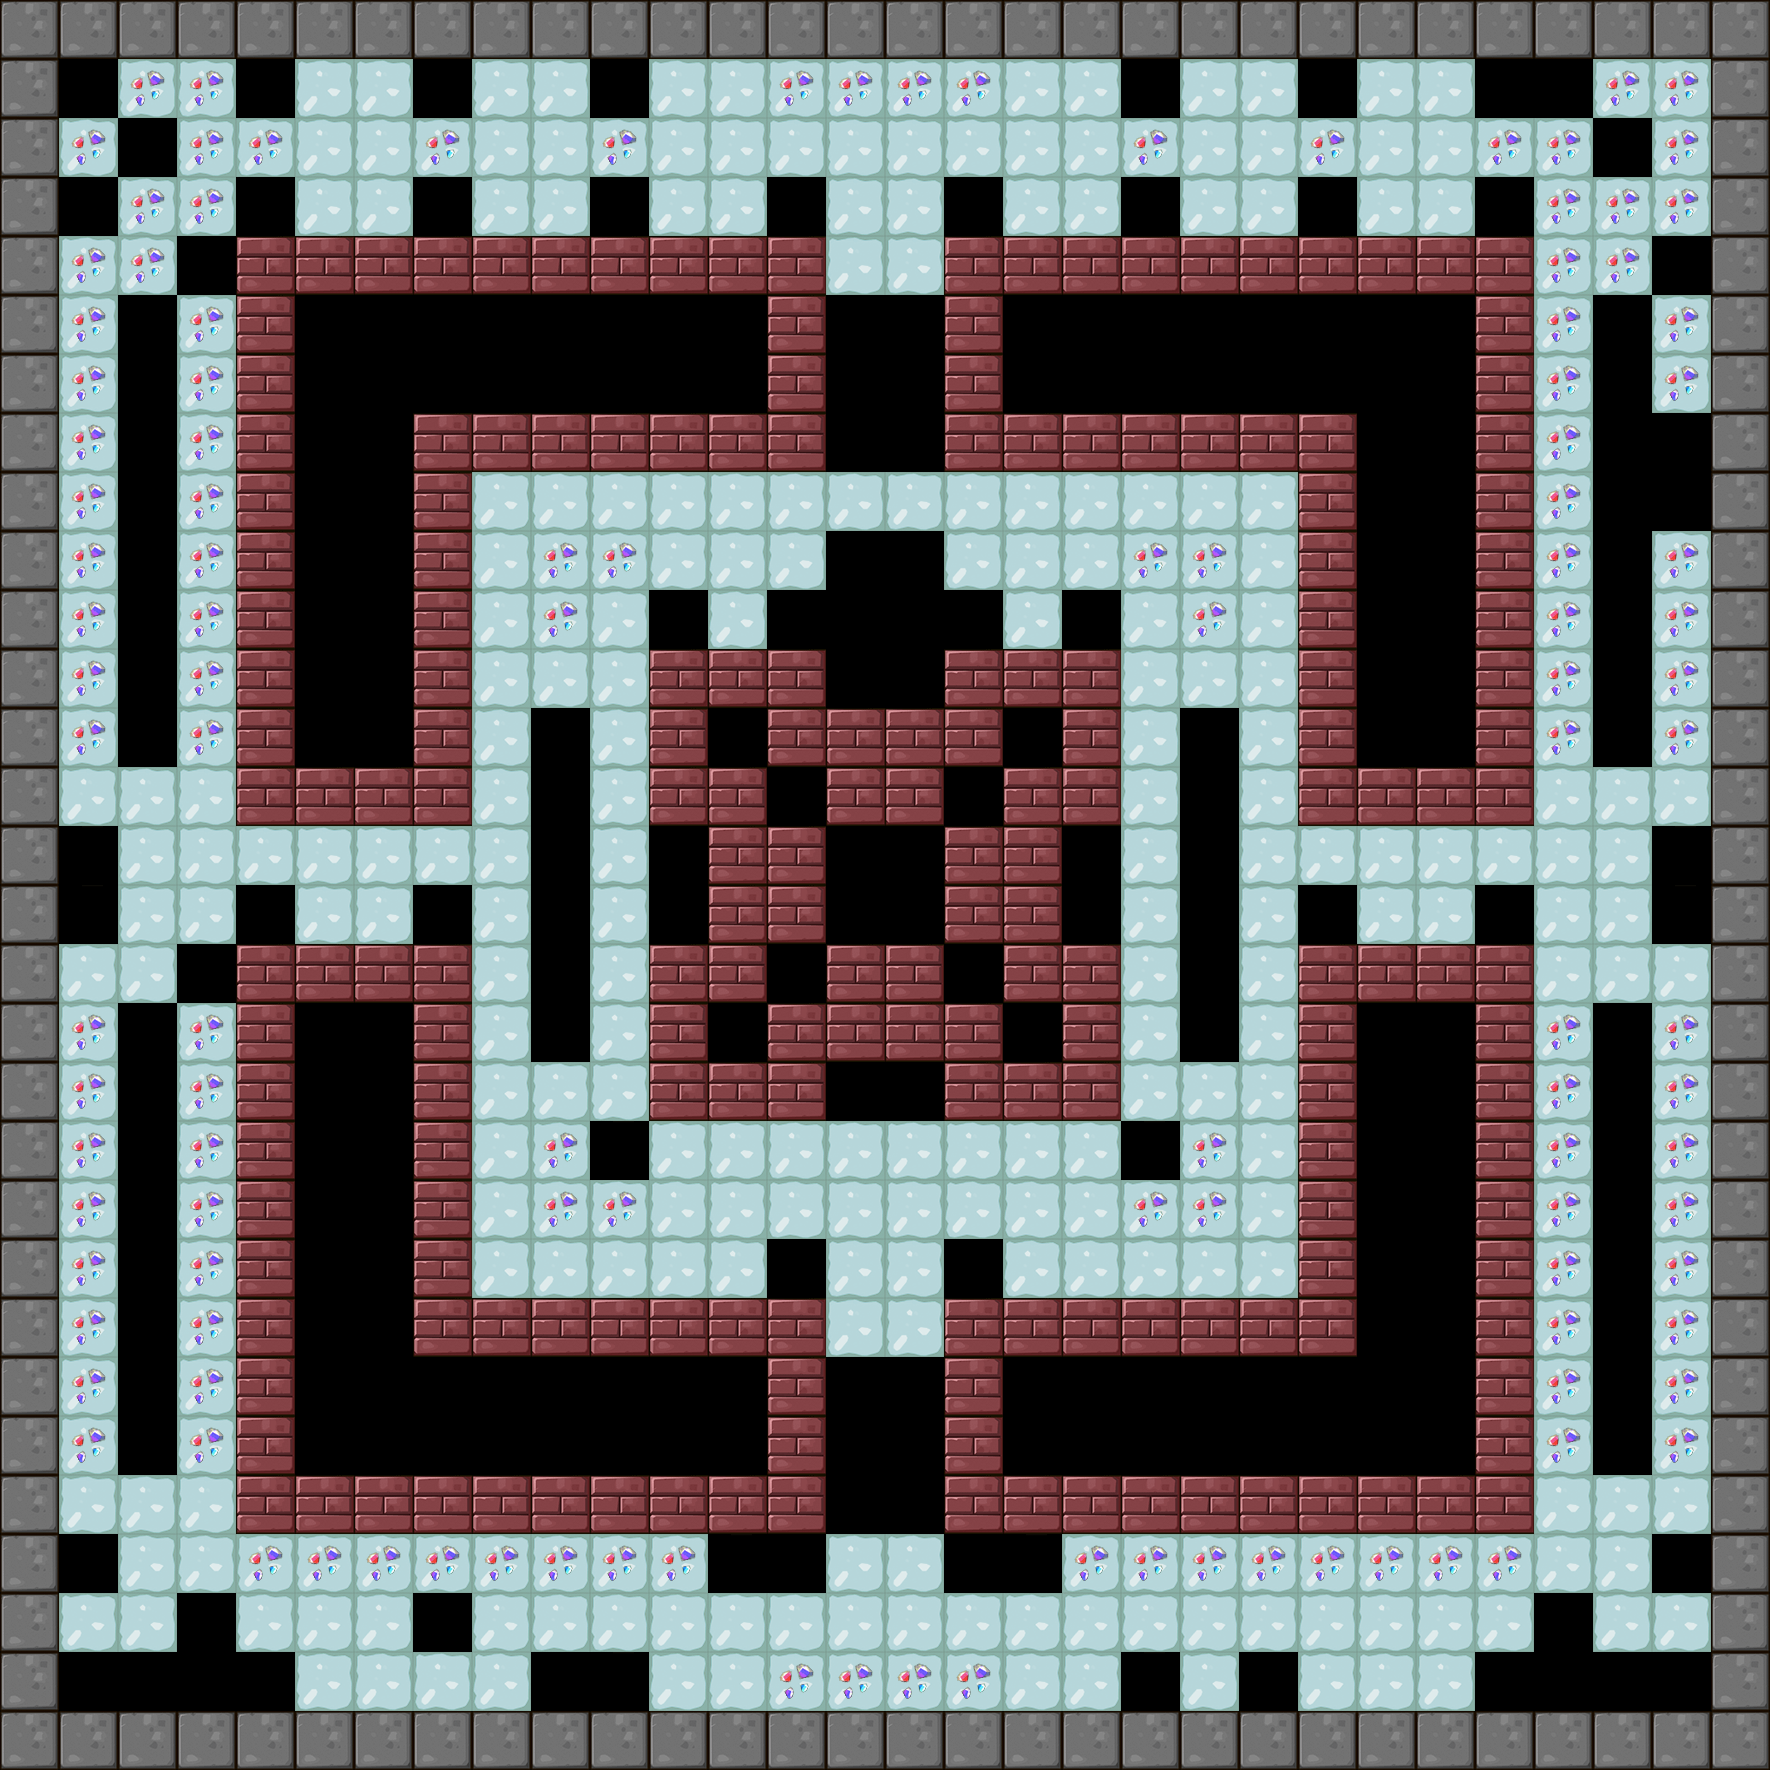

Tiled map render using the project's own tile images. Description and the map definition, with tile-layer contents summarised, below:
An orthogonal 30x30 tile map with 59x59 px tiles, 1 tile layer (BackGround) and 29 objects (25x Shipper, 3x Tracker, Player).

<map version="1.0" orientation="orthogonal" renderorder="right-down" width="30" height="30" tilewidth="59" tileheight="59">
 <tileset firstgid="1" name="itemmap" tilewidth="59" tileheight="59">
  <image source="tileset2.png" trans="ff00ff" width="354" height="354" />
 </tileset>
 <layer name="BackGround" width="30" height="30">
  <data>[900 cells, 763 non-empty, 14 distinct tile ids]</data>
 </layer>
 <objectgroup name="RobotCharacter">
  <object name="Player" type="Player" x="66.2354" y="64.165" width="41.4422" height="41.4422" />
 </objectgroup>
 <objectgroup name="EnemyCharacter">
  <object name="Shipper" type="Shipper" x="1361.93" y="302.66" width="41.4422" height="41.4422" />
  <object name="Shipper" type="Shipper" x="1127.06" y="303.526" width="41.4422" height="41.4422" />
  <object name="Shipper" type="Shipper" x="1422.61" y="416.869" width="41.4422" height="41.4422" />
  <object name="Shipper" type="Shipper" x="1370.96" y="541.689" width="41.4422" height="41.4422" />
  <object name="Shipper" type="Shipper" x="1253.31" y="360.914" width="41.4422" height="41.4422" />
  <object name="Shipper" type="Shipper" x="1425.48" y="653.597" width="41.4422" height="41.4422" />
  <object name="Shipper" type="Shipper" x="713.856" y="300.656" width="41.4422" height="41.4422" />
  <object name="Shipper" type="Shipper" x="366.653" y="363.784" width="41.4422" height="41.4422" />
  <object name="Shipper" type="Shipper" x="538.82" y="360.914" width="41.4422" height="41.4422" />
  <object name="Shipper" type="Shipper" x="418.303" y="303.526" width="41.4422" height="41.4422" />
  <object name="Shipper" type="Shipper" x="306.395" y="479.996" width="41.4422" height="41.4422" />
  <object name="Shipper" type="Shipper" x="363.784" y="599.078" width="41.4422" height="41.4422" />
  <object name="Tracker" type="Tracker" x="838.676" y="300.656" width="41.4422" height="41.4422" />
  <object name="Tracker" type="Shipper" x="837.242" y="1365.22" width="41.4422" height="41.4422" />
  <object name="Shipper" type="Shipper" x="312.134" y="1247.57" width="41.4422" height="41.4422" />
  <object name="Shipper" type="Shipper" x="362.349" y="1365.22" width="41.4422" height="41.4422" />
  <object name="Shipper" type="Shipper" x="596.209" y="1370.96" width="41.4422" height="41.4422" />
  <object name="Shipper" type="Shipper" x="478.562" y="1421.17" width="41.4422" height="41.4422" />
  <object name="Shipper" type="Shipper" x="304.96" y="1063.93" width="41.4422" height="41.4422" />
  <object name="Shipper" type="Shipper" x="719.595" y="1425.48" width="41.4422" height="41.4422" />
  <object name="Shipper" type="Shipper" x="1188.75" y="1366.65" width="41.4422" height="41.4422" />
  <object name="Shipper" type="Shipper" x="1425.48" y="1300.66" width="41.4422" height="41.4422" />
  <object name="Shipper" type="Shipper" x="1362.35" y="1121.32" width="41.4422" height="41.4422" />
  <object name="Shipper" type="Shipper" x="1421.17" y="1012.28" width="41.4422" height="41.4422" />
  <object name="Shipper" type="Shipper" x="1363.78" y="1425.48" width="41.4422" height="41.4422" />
  <object name="Shipper" type="Shipper" x="1068.23" y="1422.61" width="41.4422" height="41.4422" />
  <object name="Tracker" type="Tracker" x="537.385" y="775.549" width="41.4422" height="41.4422" />
  <object name="Tracker" type="Tracker" x="1184.44" y="890.326" width="41.4422" height="41.4422" />
 </objectgroup>
</map>
